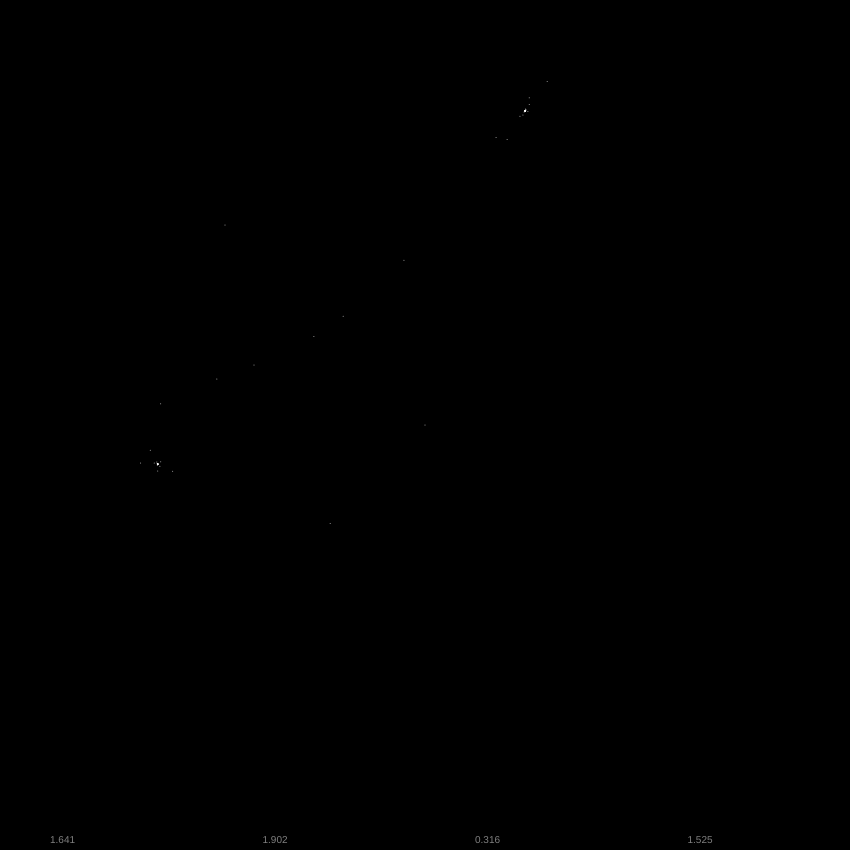
Frame 1 (no input)
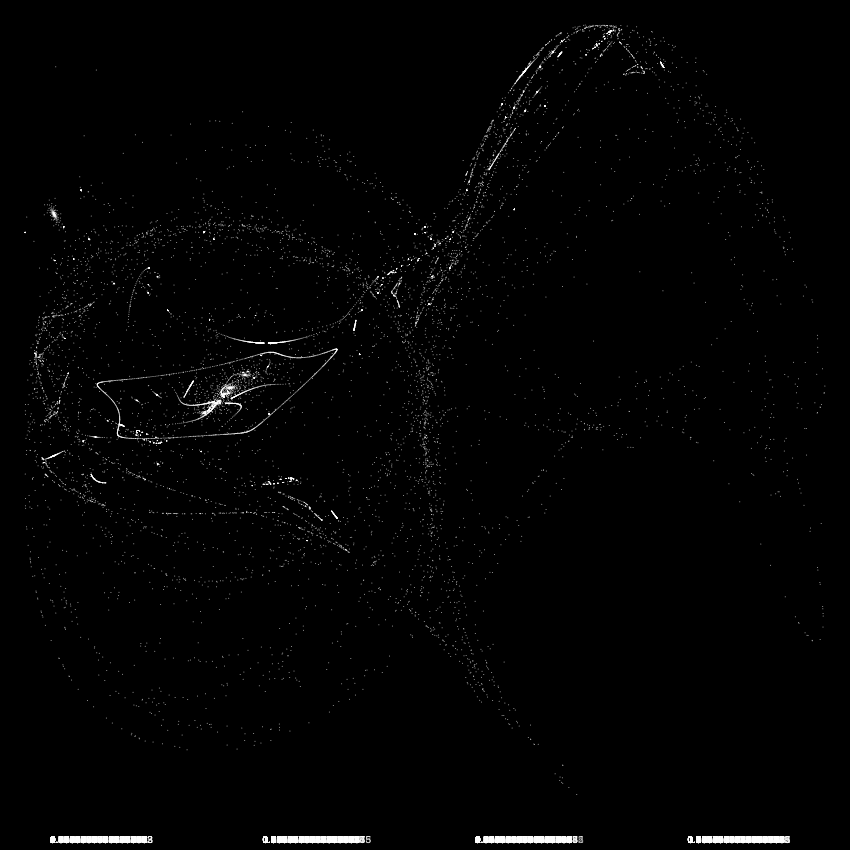
Frame 60 (no input)
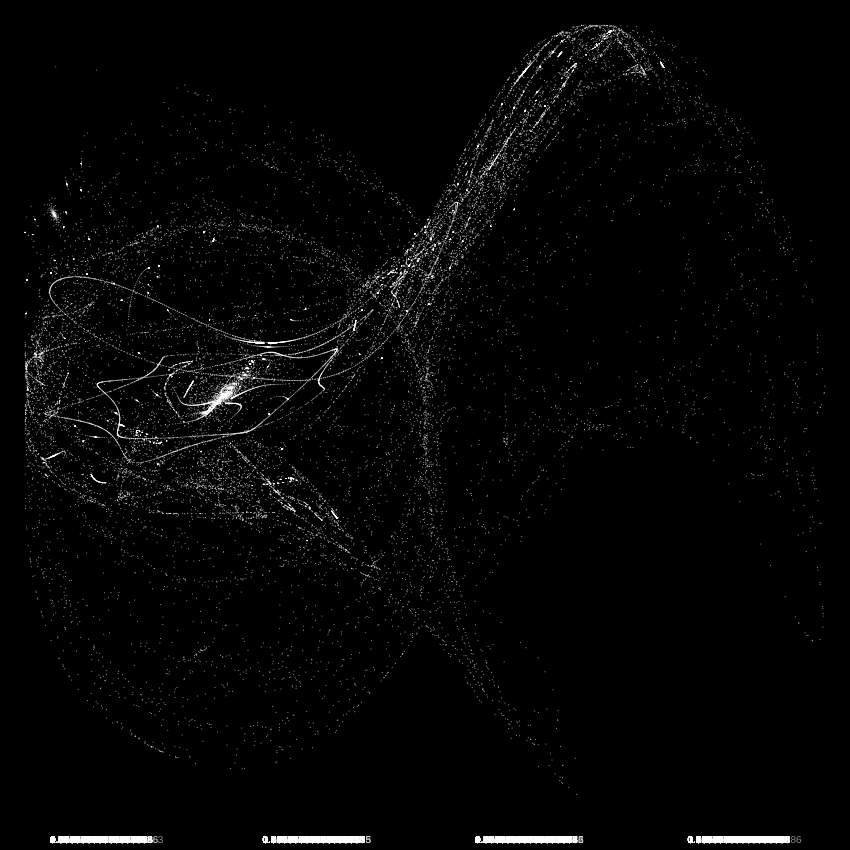
Frame 120 (the mouse pressed at the canvas centre since frame 60)

The p5.js sketch that drew these frames (run headless with seeded random() and noise() and a simulated clock; from frame 60 on, the mouse is pressed at the canvas centre):

// p5.js sketch
// ── sketch.js
// de Jong Attractors 
// xn+1 = sin(a*yn) - cos(b*xn)
// yn+1 = sin(c*xn) - cos(d*yn)
let x = 0;
let y = 0;
let a = 1.641;
let b = 1.902;
let c = 0.316; 
let d = 1.525;
let scaleFactor = 200;

// Colors settings
let red;
let green;
let blue;
let baseHue;

// Canvas configuration
let WIDTH = 850;
let HEIGHT = 850;
let textDisplay = true;

let niceShapes = [
[-2.430208197055763, -0.1412899183132339, -3.777287976692114, 2.0557980475025275],
[8.44429121184001, 1.0797997890047206, -3.730966926025337, 8.289829516752008],
[-3.0882656648508267, -6.152900514058219, -3.20685774566358, 3.267318267214174],
[-0.6248992815658743, -1.5396267542386717, 1.2372708202073945, -0.9018103234879042]];

function setup() {
  cnv = createCanvas(WIDTH, HEIGHT);
  let sizeX = (windowWidth-width)/2;
  let sizeY = (windowHeight-height)/2;
  cnv.position(sizeX, sizeY);
  background(0);
  colorMode(HSB, 360, 100, 100, 1);
  //a = random(-2,2); b = random(-2,2); c = random(-2,2); d = random(-2,2);
  console.log(a);
  console.log(b);
  console.log(c);
  console.log(d);
  baseHue = random(300);
}

function draw() {
  push();
  fill(baseHue, 0, 100, 0.5);
  strokeWeight(0.05);
  textSize(10);
  text(a, 50, height-15, width/4-40)
  text(b, width/4+50, height-15, width/4-40)
  text(c, width/2+50, height-15, width/4-40)
  text(d, 3*width/4+50, height-15, width/4-40)
  pop();
  a = random(2); b = random(2); c = random(2); d = random(2);
  // a = random(-3,3); b = random(-3,3); c = random(-3,3); d = random(-3,3);
  // a = 1.4; b = -2.3; c = 2.4; d = -2.1;
  // a = -0.827; b = -1.637; c = 1.659; d = -0.943;
  baseHue = (baseHue + 180) % 360; 
  // stroke(baseHue, 80, 85, 0.5);
  stroke(baseHue, 0, 100, 0.7);
  translate(width/2, height/2);
  for (let i = 0; i < 1000; i++) {
    point(scaleFactor*x, scaleFactor*y);
    let temp = x;
    x = sin(a*y) - cos(b*x);
    y = sin(x*temp) - cos(d*y);
  }
}
